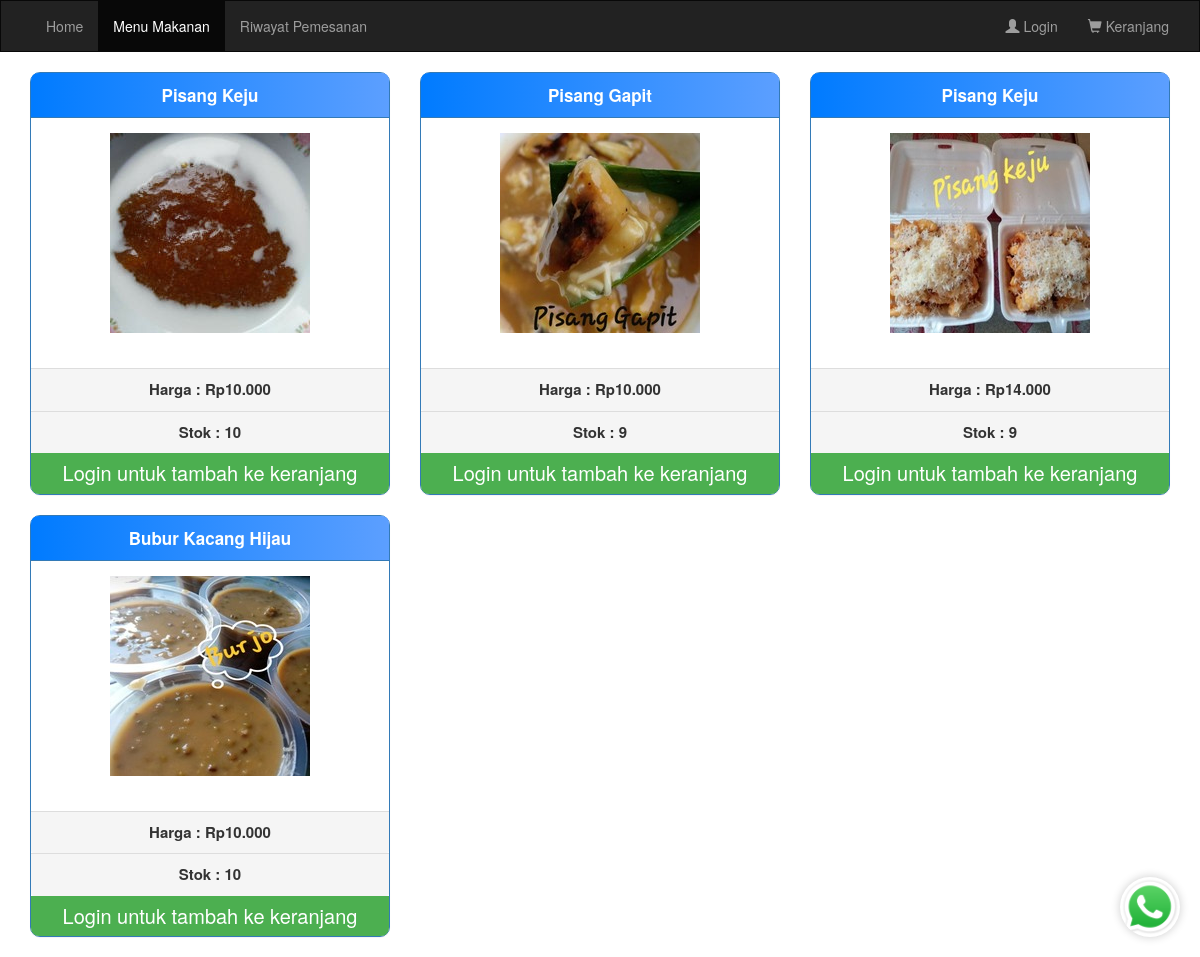
Page /menu.php on the earlier database version.
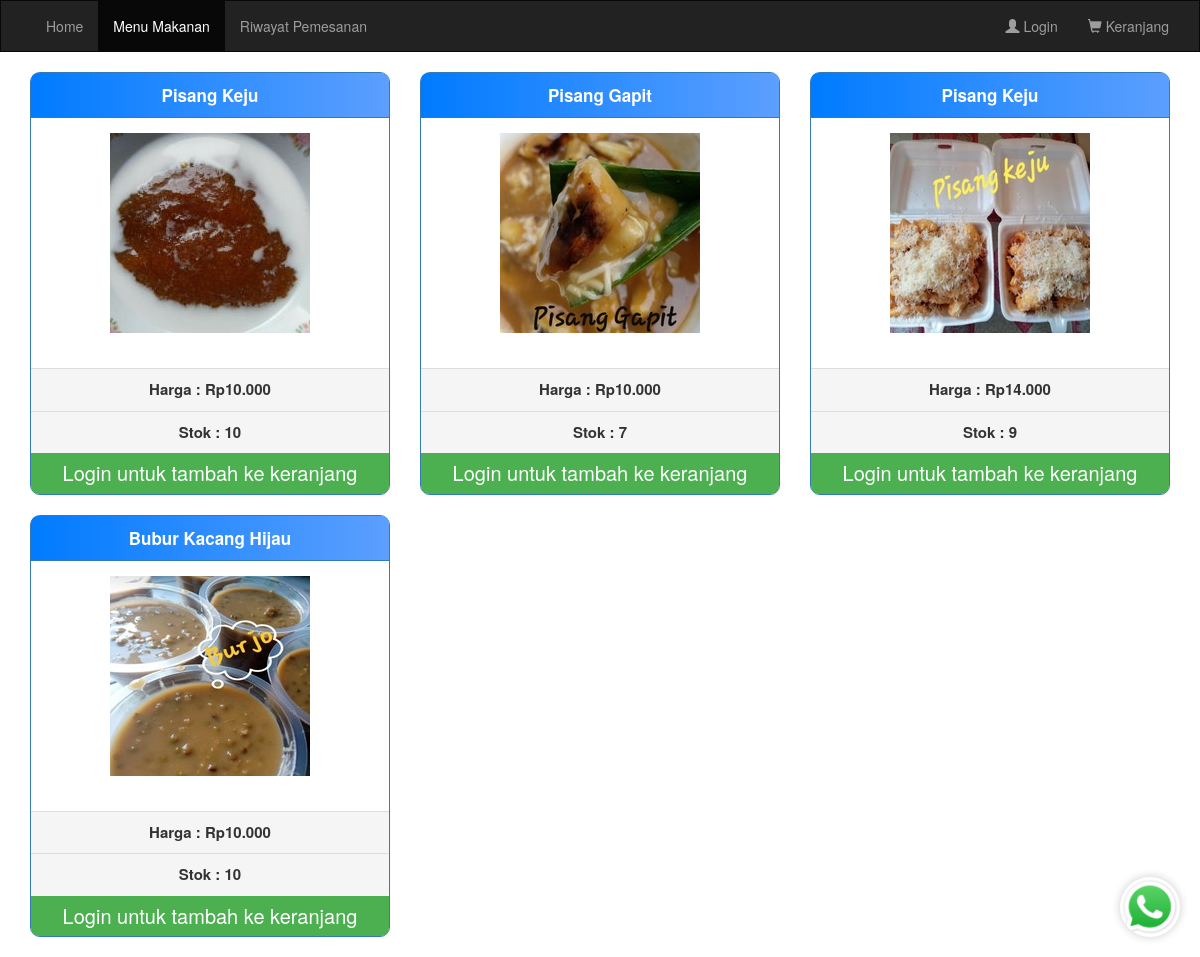
Same page on the later database version.
### tables this page shows
CREATE TABLE `items` (
  `item_id` int(11) NOT NULL,
  `item_name` varchar(225) NOT NULL,
  `stok` int(11) NOT NULL,
  `harga` decimal(6,3) NOT NULL,
  `item_image` varchar(100) DEFAULT NULL,
  `item_keywords` text DEFAULT NULL,
  `aktif` tinyint(1) NOT NULL DEFAULT 1
);

### menu.php (the view, shortened to what this page needs)
<?php
require("koneksi/koneksi.php");
?>
<html lang="en">
<head>
  <link rel="stylesheet" href="https://maxcdn.bootstrapcdn.com/bootstrap/3.3.7/css/bootstrap.min.css">
  <link rel="stylesheet" href="css/menu.css">
</head>
<body>
  <nav class="navbar navbar-inverse" style="border-radius:0px;">
    <div class="container-fluid">
      <div class="collapse navbar-collapse" id="myNavbar">
        <ul class="nav navbar-nav">
          <li><a href="home.php">Home</a></li>
          <li class="active"><a href="menu.php">Menu Makanan</a></li>
          <li><a href="history.php">Riwayat Pemesanan</a></li>
        </ul>
        <ul class="nav navbar-nav navbar-right">
          <li><?php
              if (!isset($_SESSION['username'])) {
                echo "<a href='login.php'><span class='glyphicon glyphicon-user'></span> Login</a>";
              } else {
                echo "<a href='logout.php'><span class='glyphicon glyphicon-user'></span> Logout</a>";
              }
              ?></li>
          <li><a href="cart.php"><span class="glyphicon glyphicon-shopping-cart"></span> Keranjang</a></li>
        </ul>
      </div>
    </div>
  </nav>
  <div class="container">
    <div class="row">
      <?php
      $stmt = $conn->query('select item_id,item_name,harga,stok,item_image from items where aktif=1');
      while ($row = $stmt->fetch(PDO::FETCH_ASSOC)) {
      ?>
        <div class="col-sm-4">
          <div class="panel panel-primary" style="border-radius:10px 10px 10px 10px;">
            <div class="panel-heading" align="center" style="border-radius:7px 7px 0px 0px;"><b style="font-size:17px;"><?php echo $row['item_name']; ?></b></div>
            <div class="panel-body" align="center" style="height:250px; width:auto; "><?php echo '<img src="' . $row['item_image'] . '"  alt="Image">' ?></div>
            <div class="panel-footer" align="center"><b style="font-size:15px;">Harga : Rp<?php echo $row['harga']; ?></b></div>
            <div class="panel-footer" align="center">
              <b style="font-size:15px;">Stok : <?php echo $row['stok']; ?></b>
            </div>
            <?php if ($row['stok'] > 0) { ?>
              <?php if (isset($_SESSION['username'])) { ?>
                <a class="btn btn-tambah btn-md btn-block" href="menu.php?itm_id=<?php echo $row['item_id']; ?>">Tambah ke keranjang</a>
              <?php } else { ?>
                <a class="btn btn-tambah btn-md btn-block" href="login.php" style="pointer-events: none; cursor: default;">Login untuk tambah ke keranjang</a>
              <?php } ?>
            <?php } else { ?>
              <button class="btn btn-light btn-lg btn-block" disabled style="color: red;">Stok habis. Silakan cek kembali nanti.</button>
            <?php } ?>
          </div>
        </div>
      <?php } ?>
    </div>
    <a href="https://wa.me/+6289657172345?text=Halo%20saya%20ingin%20bertanya%20tentang%20produk%20Anda" class="whatsapp-button" target="_blank">
      <img src="Pictures/whatsapp.webp" alt="Logo WhatsApp">
    </a>
</body>
</html>

### css/menu.css (style rules this page uses)
.panel { transition: transform 0.3s ease, box-shadow 0.3s ease; }
.btn-md { font-size: 20px; }
.btn-tambah { background-color: #4caf50; color: white; border: none; border-radius: 0px 0px 8px 8px; }
.whatsapp-button { position: fixed; bottom: 20px; right: 20px; z-index: 1000; transition: transform 0.3s ease, box-shadow 0.3s ease; }
.whatsapp-button img { width: 60px; height: 60px; border-radius: 50%; box-shadow: 0 0 10px rgba(0, 0, 0, 0.2); }

### menu.php (style rules this page uses)
.panel-primary { border-color: linear-gradient(to right, #007bff, #5c9fff); }
.panel-primary>.panel-heading { background: linear-gradient(to right, #007bff, #5c9fff); border-color: linear-gradient(to right, #007bff, #5c9fff); }

Differences in the rows shown:
changed items "Pisang Gapit": stok "9" → "7"
